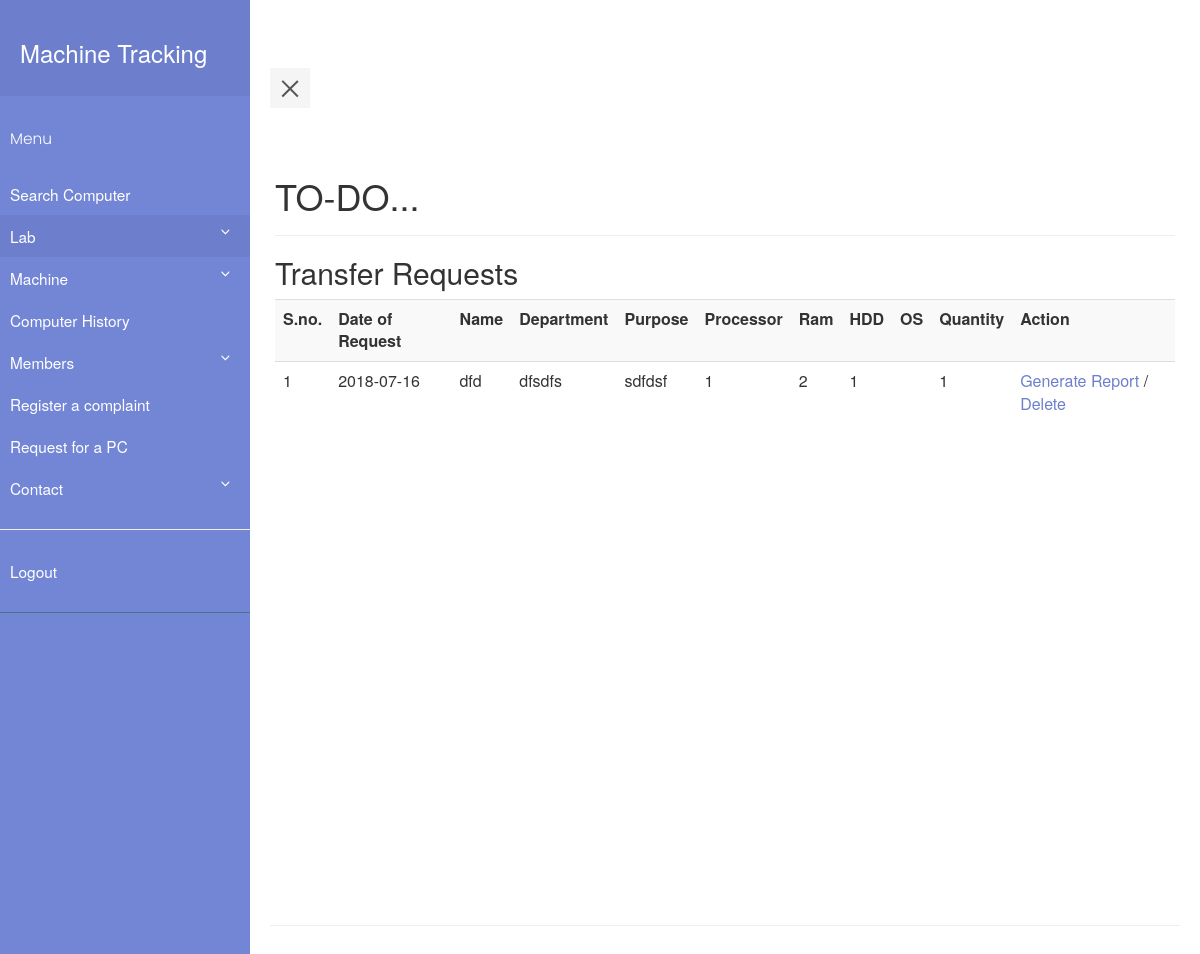
The app's page /MachineTracking/home.php (signed in), older data.
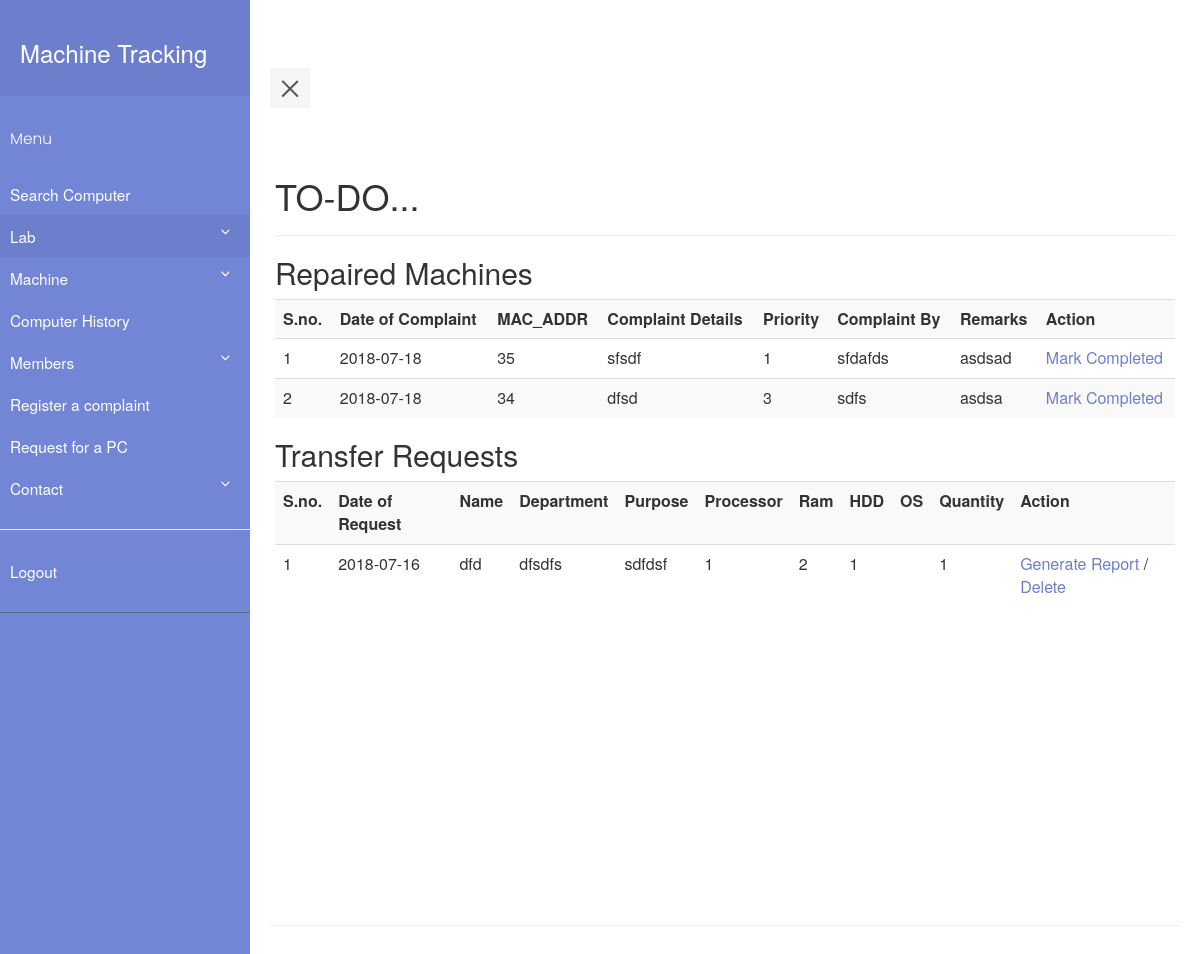
The same page, newer data.
### tables this page shows
CREATE TABLE `transfer_request` (
  `transfer_request_id` int(11) NOT NULL,
  `date_of_request` date DEFAULT NULL,
  `name` varchar(30) DEFAULT NULL,
  `department` varchar(30) DEFAULT NULL,
  `purpose` text,
  `processor` varchar(100) DEFAULT NULL,
  `ram` varchar(10) DEFAULT NULL,
  `hdd` varchar(10) DEFAULT NULL,
  `os` varchar(20) DEFAULT NULL,
  `quantity` int(11) DEFAULT NULL
);

CREATE TABLE `complaint_book` (
  `complaint_book_id` int(11) NOT NULL,
  `Date_of_complaint` date DEFAULT NULL,
  `machine_id` int(11) DEFAULT NULL,
  `complaint_details` varchar(512) DEFAULT NULL,
  `priority` int(11) DEFAULT NULL,
  `work_for` int(11) DEFAULT NULL,
  `remarks` varchar(512) DEFAULT NULL,
  `complaint_by` varchar(40) DEFAULT NULL,
  `processor` int(11) DEFAULT NULL,
  `ram` int(11) DEFAULT NULL,
  `harddisk` int(11) DEFAULT NULL,
  `mouse` int(11) DEFAULT NULL,
  `keyboard` int(11) DEFAULT NULL,
  `monitor` int(11) DEFAULT NULL,
  `DOPR` date DEFAULT NULL,
  `completed` int(11) DEFAULT NULL
);

CREATE TABLE `machine` (
  `machine_id` int(11) NOT NULL,
  `MAC_ADDR` varchar(30) DEFAULT NULL,
  `processor` int(11) NOT NULL,
  `ram` int(11) NOT NULL,
  `memory` int(11) NOT NULL,
  `DOP` date DEFAULT NULL,
  `price` int(11) DEFAULT NULL,
  `state` varchar(10) DEFAULT NULL,
  `os` varchar(30) DEFAULT NULL,
  `monitor` int(11) NOT NULL,
  `keyboard` int(11) NOT NULL,
  `mouse` int(11) NOT NULL,
  `grn` int(11) NOT NULL
);

### MachineTracking/home.php (the view, shortened to what the changed rows need)
<?php
    require_once "pdo.php";
?>
<html>
<head>
    <link rel="stylesheet" type="text/css" href="style5.css">
    <link rel="stylesheet" type="text/css" href="https://maxcdn.bootstrapcdn.com/bootstrap/3.3.7/css/bootstrap.min.css" >
</head>
<body>
        <div class="wrapper">
         <?php if ($_SESSION['id']=='0') include "navbar.php"; else include "navbar_index.php" ;?>
           <div class="container-fluid row" id="content">
        <div class="page-header">
        <h1>TO-DO...</h1>
        </div>
        <?php
            if($_SESSION['id']=='0')
            {
                $stmtcnt = $pdo->query("SELECT COUNT(*) FROM complaint_book JOIN repair_history ON complaint_book.machine_id = repair_history.machine_id WHERE complaint_book.remarks IS NOT NULL AND repair_history.fault IS NULL");
                $row = $stmtcnt->fetch(PDO::FETCH_ASSOC);
                if($row['COUNT(*)']!=='0')
                {
                    echo "<h2>Repaired Machines</h2>";
                    $i=1;
                    $stmtread = $pdo->query("SELECT * FROM complaint_book JOIN repair_history ON complaint_book.machine_id = repair_history.machine_id WHERE complaint_book.remarks IS NOT NULL AND repair_history.fault IS NULL");
                    echo ("<table class=\"table table-striped\">
                        <tr> <th>S.no.</th><th>Date of Complaint</th><th>MAC_ADDR</th><th>Complaint Details</th><th>Priority</th><th>Complaint By</th><th>Remarks</th><th>Action</th> </tr>");
                    while ( $row = $stmtread->fetch(PDO::FETCH_ASSOC) )
                    {
                        $stmtr = $pdo->prepare("SELECT MAC_ADDR FROM machine WHERE machine_id = :mid ");
                        $stmtr->execute(array(':mid' => $row['machine_id']));
                        $rowr = $stmtr->fetch(PDO::FETCH_ASSOC);
                        echo ("<tr>");
                        echo ("<td>");
                        echo($i);
                        echo("</td>");
                        echo ("<td>");
                        echo(htmlentities($row['Date_of_complaint']));
                        echo ("</td>");
                        echo ("<td>");
                        echo(htmlentities($rowr['MAC_ADDR']));
                        echo ("</td>");
                        echo ("<td>");
                        echo(htmlentities($row['complaint_details']));
                        echo ("</td>");
                        echo ("<td>");
                        echo(htmlentities($row['priority']));
                        echo ("</td>");
                        echo ("<td>");
                        echo(htmlentities($row['complaint_by']));
                        echo ("</td>");
                        echo ("<td>");
                        echo(htmlentities($row['remarks']));
                        echo ("</td>");
                        echo ("<td>");
                        echo('<a class="link-black" href="fromrepairmc.php?mc_id='.$rowr['MAC_ADDR'].'">'. 'Mark Completed' . '</a>');
                        echo ("</td>");
                        $i++;
                    }
                    echo('</table>');
                }
                $flag=0;
                if($flag==0)
                {
                    echo "<h2>Transfer Requests</h2>";
                    $i=1;
                    $stmtread = $pdo->query("SELECT * FROM transfer_request");
                    echo ("<table class=\"table table-striped\">
                        <tr> <th>S.no.</th><th>Date of Request</th><th>Name</th><th>Department</th><th>Purpose</th><th>Processor</th><th>Ram</th><th>HDD</th><th>OS</th><th>Quantity</th><th>Action</th> </tr>");
                    while ( $row = $stmtread->fetch(PDO::FETCH_ASSOC) )
                    {
                        $stmtread2 = $pdo->prepare("SELECT * FROM system_transfer_report where trid = :trid");
                        $stmtread2->execute(array(':trid' => $row['transfer_request_id']));
                        $row2 = $stmtread2->fetch(PDO::FETCH_ASSOC);
                        if($row2=== FALSE)
                        {
                            echo ("<tr>");
                        echo ("<td>");
                        echo($i);
                        echo("</td>");
                        echo ("<td>");
                        echo(htmlentities($row['date_of_request']));
                        echo ("</td>");
                        echo ("<td>");
                        echo(htmlentities($row['name']));
                        echo ("</td>");
                        echo ("<td>");
                        echo(htmlentities($row['department']));
                        echo ("</td>");
                        echo ("<td>");
                        echo(htmlentities($row['purpose']));
                        echo ("</td>");
                        echo ("<td>");
                        echo(htmlentities($row['processor']));
                        echo ("</td>");
                        echo ("<td>");
                        echo(htmlentities($row['ram']));
                        echo ("</td>");
                        echo ("<td>");
                        echo(htmlentities($row['hdd']));
                        echo ("</td>");
                        echo ("<td>");
                        echo ("</td>");
                        echo ("<td>");
                        echo(htmlentities($row['quantity']));
                        echo ("</td>");
                        echo ("<td>");
                        echo('<a class="link-black" href="servicerpt.php?id='.$row['transfer_request_id'].'">'. 'Generate Report' . '</a>' . ' / ' . '<a class="link-black" href="deletetr.php?tr_id='.$row['transfer_request_id'].'">'. 'Delete' . '</a>');
                        echo ("</td>");
                        $i++;
                        }
                    }
                    echo('</table>');
                }
            }
        ?>
</body>
</html>

Row changes from the older to the newer data that the page shows:
added complaint_book: Date_of_complaint "2018-07-18", machine.MAC_ADDR "35", complaint_details "sfsdf", priority "1", complaint_by "sfdafds", remarks "asdsad"
added complaint_book: Date_of_complaint "2018-07-18", machine.MAC_ADDR "34", complaint_details "dfsd", priority "3", complaint_by "sdfs", remarks "asdsa"
Text that changed along with them:
text now shown: "Repaired Machines S.no. Date of Complaint MAC_ADDR Complaint Details Priority Complaint By Remarks Action"
